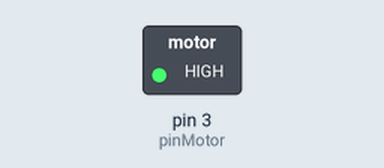
A sketch run on a simulated Arduino Uno, built with avr-gcc and run on an emulated ATmega328P. On the bench: switched loads named in the sketch (green lamp = pin HIGH).

Above: at 1.0 s.
At 3.0 s:
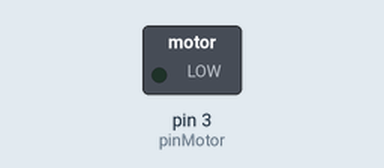
Timing chart, 0 to 5.2 s (numbered marks = the images above):
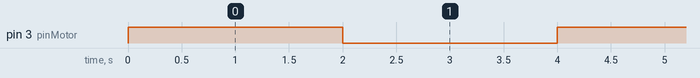

The sketch:

vibration_motor_basico.ino
```cpp
// Pin para controlar el transistor
const int pinMotor = 3;

void setup() {
  pinMode(pinMotor, OUTPUT);  // Configurar el pin 3 como salida
}

void loop() {
  // Encender el motor vibrador
  digitalWrite(pinMotor, HIGH);
  delay(2000);  // Motor encendido durante 2 segundos

  // Apagar el motor vibrador
  digitalWrite(pinMotor, LOW);
  delay(2000);  // Motor apagado durante 2 segundos
}
```

Measured:
- by itself, pin 3 (pinMotor): alternates HIGH for 2.0 s and LOW for 2.0 s
